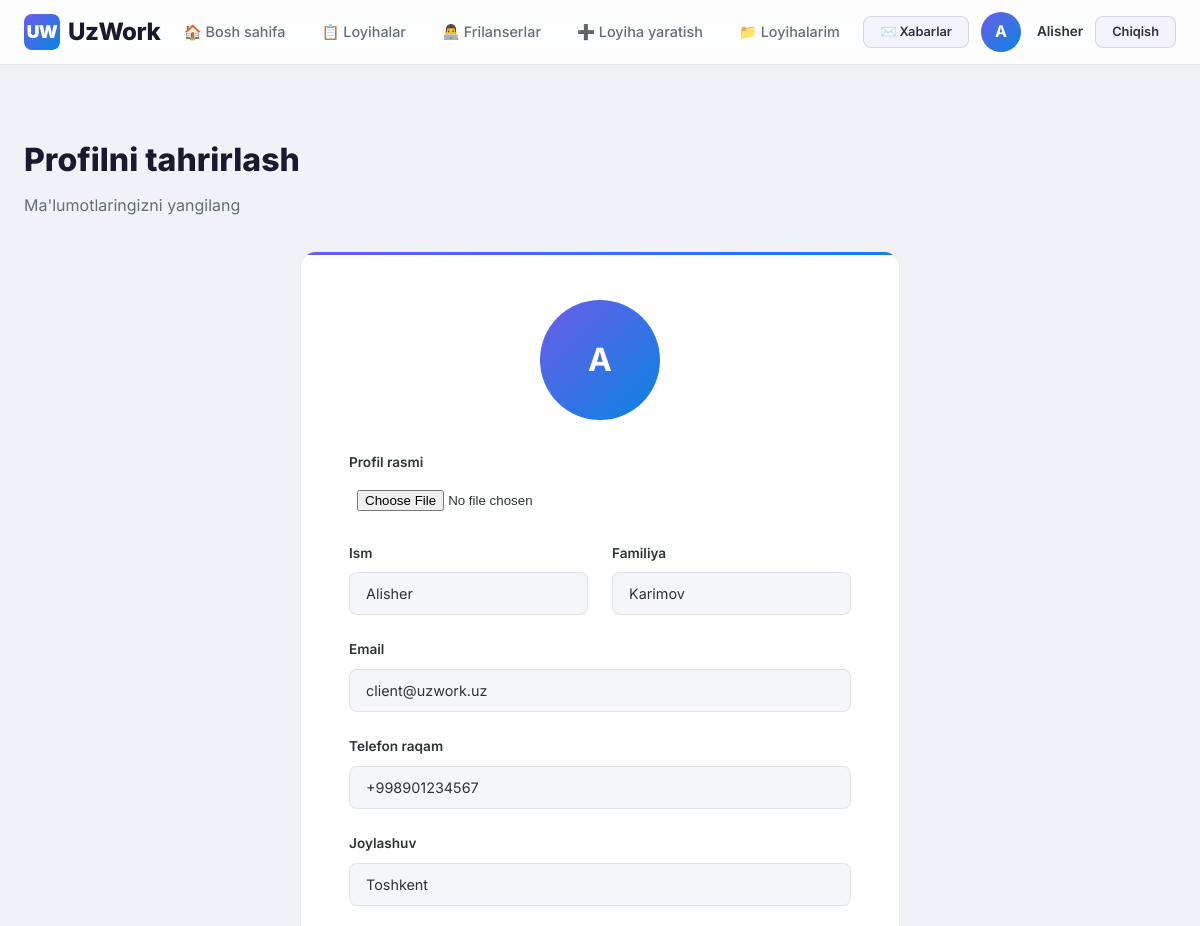
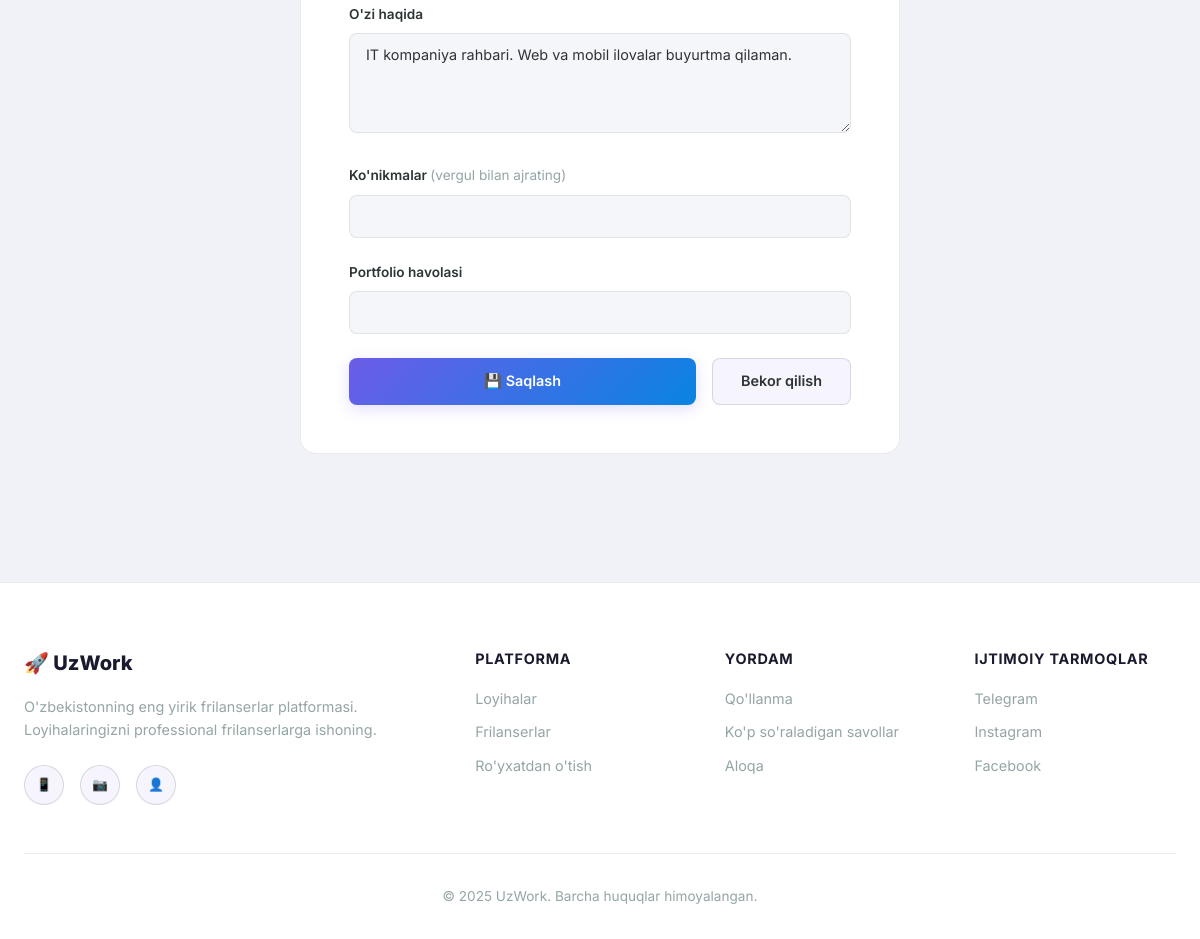
Page /accounts/profile/edit/ (signed in) on the committed database (2 pictures, top to bottom).
### accounts/models.py (models this page shows, shortened)
class User(AbstractUser):
    ROLE_CHOICES = (
        ('client', 'Buyurtmachi'),
        ('freelancer', 'Frilanser'),
        ('admin', 'Administrator'),
    )
    role = models.CharField(max_length=20, choices=ROLE_CHOICES, default='client', verbose_name="Rol")
    phone = models.CharField(max_length=20, blank=True, verbose_name="Telefon raqam")
    avatar = models.ImageField(upload_to='avatars/', blank=True, null=True, verbose_name="Profil rasmi")
    bio = models.TextField(blank=True, verbose_name="O'zi haqida")
    skills = models.CharField(max_length=500, blank=True, verbose_name="Ko'nikmalar",
                              help_text="Vergul bilan ajrating: masalan, Python, Django, JavaScript")
    location = models.CharField(max_length=100, blank=True, verbose_name="Joylashuv")
    portfolio_url = models.URLField(blank=True, verbose_name="Portfolio havolasi")
    date_joined_display = models.DateTimeField(auto_now_add=True, verbose_name="Ro'yxatdan o'tgan sana")
    class Meta:
        verbose_name = "Foydalanuvchi"
        verbose_name_plural = "Foydalanuvchilar"
    @property
    def is_client(self):
        return self.role == 'client'
    @property
    def is_admin_user(self):
        return self.role == 'admin' or self.is_superuser

### accounts/views.py (the view)
# urls.py: path('profile/edit/', views.profile_edit_view, name='profile_edit'),
@login_required
def profile_edit_view(request):
    if request.method == 'POST':
        form = ProfileForm(request.POST, request.FILES, instance=request.user)
        if form.is_valid():
            form.save()
            messages.success(request, "Profil muvaffaqiyatli yangilandi!")
            return redirect('profile', username=request.user.username)
    else:
        form = ProfileForm(instance=request.user)
    return render(request, 'accounts/profile_edit.html', {'form': form})

### accounts/forms.py
class ProfileForm(forms.ModelForm):
    class Meta:
        model = User
        fields = ['first_name', 'last_name', 'email', 'phone', 'bio', 'skills',
                  'location', 'portfolio_url', 'avatar']
        labels = {
            'first_name': 'Ism',
            'last_name': 'Familiya',
            'email': 'Email',
        }
    def __init__(self, *args, **kwargs):
        super().__init__(*args, **kwargs)
        for field_name, field in self.fields.items():
            if field_name == 'avatar':
                field.widget.attrs['class'] = 'form-file'
            elif field_name == 'bio':
                field.widget.attrs['class'] = 'form-textarea'
                field.widget.attrs['rows'] = 4
            else:
                field.widget.attrs['class'] = 'form-input'

### templates/accounts/profile_edit.html (shortened to what this page needs)
{% extends 'base.html' %}
{% block content %}
<div class="page-header">
    <div class="container">
        <h1>Profilni tahrirlash</h1>
        <p>Ma'lumotlaringizni yangilang</p>
    </div>
</div>
<div class="container" style="padding-bottom: var(--space-3xl);">
    <div class="form-card">
        <form method="post" enctype="multipart/form-data">
            <div style="text-align:center; margin-bottom:var(--space-xl);">
                {% if user.avatar %}
                    <img src="{{ user.avatar.url }}" class="avatar avatar-xl" alt="" style="margin-bottom:var(--space-md);">
                {% else %}
                    <div class="avatar-placeholder avatar-xl" style="margin:0 auto var(--space-md);">{{ user.first_name|first|default:user.username|first }}</div>
                {% endif %}
            </div>
            <div class="form-group">
                <label>Profil rasmi</label>
                {{ form.avatar }}
            </div>
            <div class="form-row">
                <div class="form-group">
                    <label>Ism</label>
                    {{ form.first_name }}
                </div>
                <div class="form-group">
                    <label>Familiya</label>
                    {{ form.last_name }}
                </div>
            </div>
            <div class="form-group">
                <label>Email</label>
                {{ form.email }}
            </div>
            <div class="form-group">
                <label>Telefon raqam</label>
                {{ form.phone }}
            </div>
            <div class="form-group">
                <label>Joylashuv</label>
                {{ form.location }}
            </div>
            <div class="form-group">
                <label>O'zi haqida</label>
                {{ form.bio }}
            </div>
            <div class="form-group">
                <label>Ko'nikmalar <span style="color:var(--text-muted); font-weight:400;">(vergul bilan ajrating)</span></label>
                {{ form.skills }}
            </div>
            <div class="form-group">
                <label>Portfolio havolasi</label>
                {{ form.portfolio_url }}
            </div>
            <div class="d-flex gap-1">
                <button type="submit" class="btn btn-primary" style="flex:1;">💾 Saqlash</button>
                <a href="{% url 'profile' username=user.username %}" class="btn btn-secondary">Bekor qilish</a>
            </div>
        </form>
    </div>
</div>
{% endblock %}

### templates/base.html (shortened to what this page needs)
{% load static %}
<!DOCTYPE html>
<html lang="uz">
<head>
    <link rel="stylesheet" href="{% static 'css/style.css' %}">
</head>
<body>
    <nav class="navbar" id="navbar">
        <div class="container">
            <a href="{% url 'home' %}" class="navbar-brand">
                <div class="logo-icon">UW</div>
                UzWork
            </a>
            <ul class="navbar-nav" id="navMenu">
                <li><a href="{% url 'home' %}" {% if request.resolver_match.url_name == 'home' %}class="active"{% endif %}>🏠 Bosh sahifa</a></li>
                <li><a href="{% url 'project_list' %}" {% if request.resolver_match.url_name == 'project_list' %}class="active"{% endif %}>📋 Loyihalar</a></li>
                <li><a href="{% url 'freelancers' %}" {% if request.resolver_match.url_name == 'freelancers' %}class="active"{% endif %}>👨‍💻 Frilanserlar</a></li>
                {% if user.is_authenticated %}
                    {% if user.is_client %}
                    <li><a href="{% url 'project_create' %}">➕ Loyiha yaratish</a></li>
                    {% endif %}
                    <li><a href="{% url 'my_projects' %}" {% if request.resolver_match.url_name == 'my_projects' %}class="active"{% endif %}>📁 Loyihalarim</a></li>
                {% endif %}
            </ul>
            <div class="navbar-actions">
                {% if user.is_authenticated %}
                    <a href="{% url 'inbox' %}" class="btn btn-secondary btn-sm nav-badge" title="Xabarlar">
                        ✉️ Xabarlar
                    </a>
                    <a href="{% url 'profile' username=user.username %}" class="d-flex align-center gap-1" style="color: var(--text-primary);">
                        {% if user.avatar %}
                            <img src="{{ user.avatar.url }}" class="avatar avatar-sm" alt="{{ user.username }}">
                        {% else %}
                            <div class="avatar-placeholder avatar-sm">{{ user.first_name|first|default:user.username|first }}</div>
                        {% endif %}
                        <span style="font-weight:600; font-size:0.85rem;">{{ user.first_name|default:user.username }}</span>
                    </a>
                    <a href="{% url 'logout' %}" class="btn btn-secondary btn-sm">Chiqish</a>
                {% else %}
                    <a href="{% url 'login' %}" class="btn btn-secondary btn-sm">Kirish</a>
                    <a href="{% url 'register' %}" class="btn btn-primary btn-sm">Ro'yxatdan o'tish</a>
                {% endif %}
            </div>
        </div>
    </nav>
    <main>
        {% block content %}{% endblock %}
    </main>
    <footer class="footer">
        <div class="container">
            <div class="footer-grid">
                <div>
                    <div class="footer-brand">🚀 UzWork</div>
                    <p class="footer-desc">
                        O'zbekistonning eng yirik frilanserlar platformasi.
                        Loyihalaringizni professional frilanserlarga ishoning.
                    </p>
                    <div style="display:flex; gap:var(--space-md); margin-top:var(--space-lg);">
                        <a href="#" class="btn btn-secondary btn-sm" style="border-radius:50%; width:40px; height:40px; padding:0;">📱</a>
                        <a href="#" class="btn btn-secondary btn-sm" style="border-radius:50%; width:40px; height:40px; padding:0;">📷</a>
                        <a href="#" class="btn btn-secondary btn-sm" style="border-radius:50%; width:40px; height:40px; padding:0;">👤</a>
                    </div>
                </div>
                <div>
                    <h4>Platforma</h4>
                    <ul class="footer-links">
                        <li><a href="{% url 'project_list' %}">Loyihalar</a></li>
                        <li><a href="{% url 'freelancers' %}">Frilanserlar</a></li>
                        <li><a href="{% url 'register' %}">Ro'yxatdan o'tish</a></li>
                    </ul>
                </div>
                <div>
                    <h4>Yordam</h4>
                    <ul class="footer-links">
                        <li><a href="#">Qo'llanma</a></li>
                        <li><a href="#">Ko'p so'raladigan savollar</a></li>
                        <li><a href="#">Aloqa</a></li>
                    </ul>
                </div>
                <div>
                    <h4>Ijtimoiy tarmoqlar</h4>
                    <ul class="footer-links">
                        <li><a href="#">Telegram</a></li>
                        <li><a href="#">Instagram</a></li>
                        <li><a href="#">Facebook</a></li>
                    </ul>
                </div>
            </div>
            <div class="footer-bottom">
                <p>© 2025 UzWork. Barcha huquqlar himoyalangan.</p>
            </div>
        </div>
    </footer>
</body>
</html>

### rows in the picture
User: first_name|first "A", first_name "Alisher", last_name "Karimov", email "client@uzwork.uz", phone "+998901234567", location "Toshkent", bio "IT kompaniya rahbari. Web va mobil ilovalar buyurtma qilaman."
